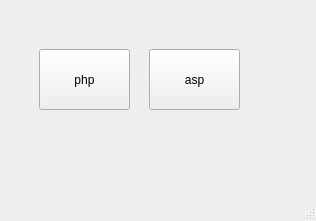
<?xml version="1.0" encoding="UTF-8"?>
<ui version="4.0">
 <class>MainWindow</class>
 <widget class="QMainWindow" name="MainWindow">
  <property name="geometry">
   <rect>
    <x>0</x>
    <y>0</y>
    <width>316</width>
    <height>221</height>
   </rect>
  </property>
  <property name="windowTitle">
   <string>MainWindow</string>
  </property>
  <widget class="QWidget" name="centralwidget">
   <layout class="QGridLayout" name="gridLayout">
    <item row="0" column="0">
     <widget class="QStackedWidget" name="stackedWidget">
      <property name="currentIndex">
       <number>0</number>
      </property>
      <widget class="QWidget" name="page">
       <widget class="QPushButton" name="phpbutton">
        <property name="geometry">
         <rect>
          <x>30</x>
          <y>40</y>
          <width>91</width>
          <height>61</height>
         </rect>
        </property>
        <property name="text">
         <string>php</string>
        </property>
       </widget>
       <widget class="QPushButton" name="aspbutton">
        <property name="geometry">
         <rect>
          <x>140</x>
          <y>40</y>
          <width>91</width>
          <height>61</height>
         </rect>
        </property>
        <property name="text">
         <string>asp</string>
        </property>
       </widget>
      </widget>
      <widget class="QWidget" name="page_2">
       <widget class="QLabel" name="label">
        <property name="geometry">
         <rect>
          <x>20</x>
          <y>20</y>
          <width>81</width>
          <height>41</height>
         </rect>
        </property>
        <property name="text">
         <string>Php Sayfası</string>
        </property>
       </widget>
       <widget class="QPushButton" name="exitphpbutton">
        <property name="geometry">
         <rect>
          <x>210</x>
          <y>20</y>
          <width>75</width>
          <height>23</height>
         </rect>
        </property>
        <property name="text">
         <string>Anasafa</string>
        </property>
       </widget>
      </widget>
      <widget class="QWidget" name="page_3">
       <widget class="QLabel" name="label_2">
        <property name="geometry">
         <rect>
          <x>30</x>
          <y>30</y>
          <width>81</width>
          <height>41</height>
         </rect>
        </property>
        <property name="text">
         <string>Asp sayfası</string>
        </property>
       </widget>
       <widget class="QPushButton" name="exitaspbutton">
        <property name="geometry">
         <rect>
          <x>220</x>
          <y>30</y>
          <width>75</width>
          <height>23</height>
         </rect>
        </property>
        <property name="text">
         <string>Anasafa</string>
        </property>
       </widget>
      </widget>
     </widget>
    </item>
   </layout>
  </widget>
  <widget class="QMenuBar" name="menubar">
   <property name="geometry">
    <rect>
     <x>0</x>
     <y>0</y>
     <width>316</width>
     <height>21</height>
    </rect>
   </property>
  </widget>
  <widget class="QStatusBar" name="statusbar"/>
 </widget>
 <resources/>
 <connections>
  <connection>
   <sender>exitaspbutton</sender>
   <signal>clicked()</signal>
   <receiver>stackedWidget</receiver>
   <slot>close()</slot>
   <hints>
    <hint type="sourcelabel">
     <x>260</x>
     <y>70</y>
    </hint>
    <hint type="destinationlabel">
     <x>150</x>
     <y>148</y>
    </hint>
   </hints>
  </connection>
  <connection>
   <sender>exitphpbutton</sender>
   <signal>clicked()</signal>
   <receiver>stackedWidget</receiver>
   <slot>close()</slot>
   <hints>
    <hint type="sourcelabel">
     <x>245</x>
     <y>57</y>
    </hint>
    <hint type="destinationlabel">
     <x>223</x>
     <y>162</y>
    </hint>
   </hints>
  </connection>
  <connection>
   <sender>phpbutton</sender>
   <signal>clicked()</signal>
   <receiver>stackedWidget</receiver>
   <slot>close()</slot>
   <hints>
    <hint type="sourcelabel">
     <x>72</x>
     <y>85</y>
    </hint>
    <hint type="destinationlabel">
     <x>75</x>
     <y>39</y>
    </hint>
   </hints>
  </connection>
  <connection>
   <sender>aspbutton</sender>
   <signal>clicked()</signal>
   <receiver>MainWindow</receiver>
   <slot>close()</slot>
   <hints>
    <hint type="sourcelabel">
     <x>200</x>
     <y>88</y>
    </hint>
    <hint type="destinationlabel">
     <x>236</x>
     <y>21</y>
    </hint>
   </hints>
  </connection>
 </connections>
</ui>
